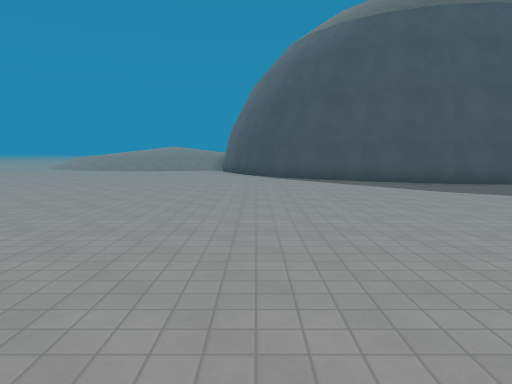
view 1 (above)

19 first-person views from a walk through a level from a Godot 3-D game. The camera is 1.5 m above the floor, tilts 6° down and sees 70° across. The floor is counted in squares, 2 m on a side. Each view is taken from the middle of a square. On the plan, view 1 faces up. The plan holds only what a view shows up to about 11 squares ahead; the rest is blank. The place goes on beyond the plan. Surface patterns are stand-ins for the level's own textures.

view 2
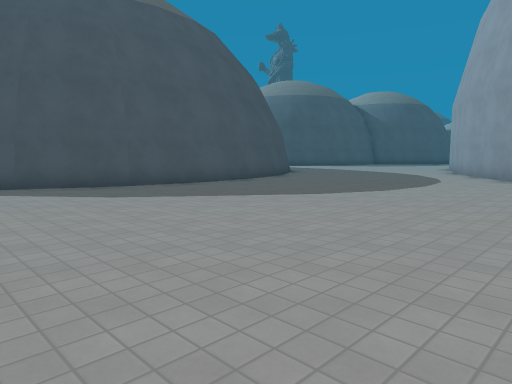

view 3
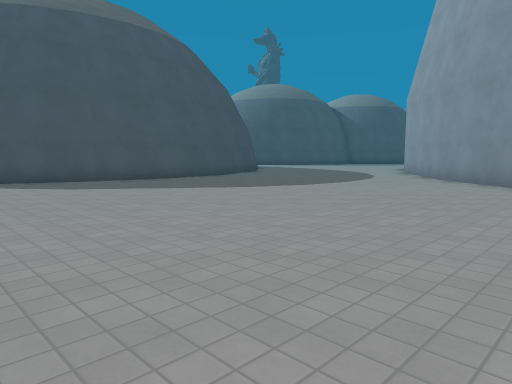

view 4
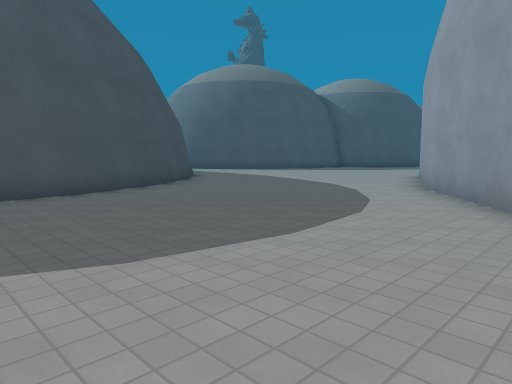

view 5
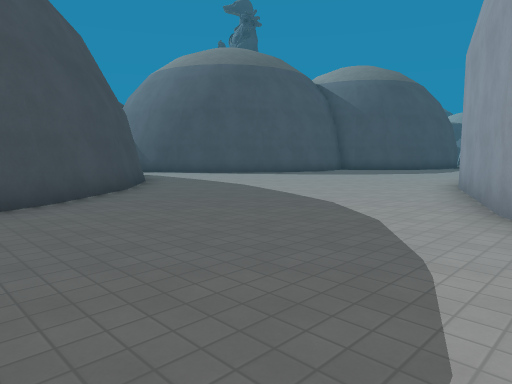

view 6
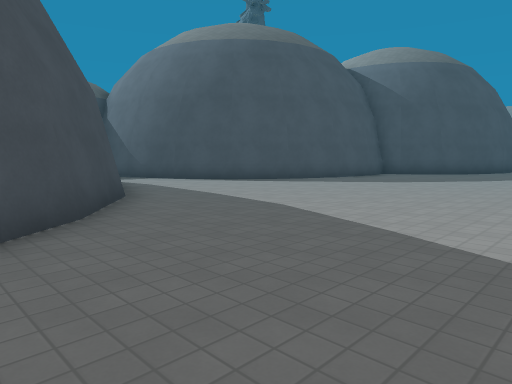

view 7
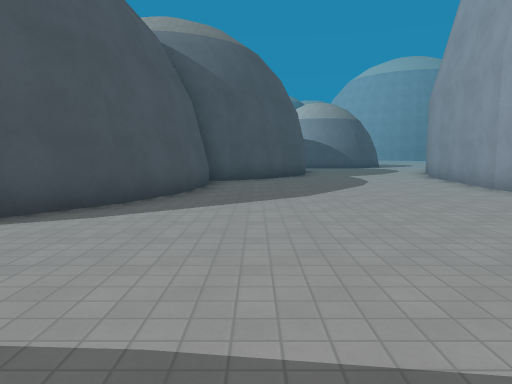

view 8
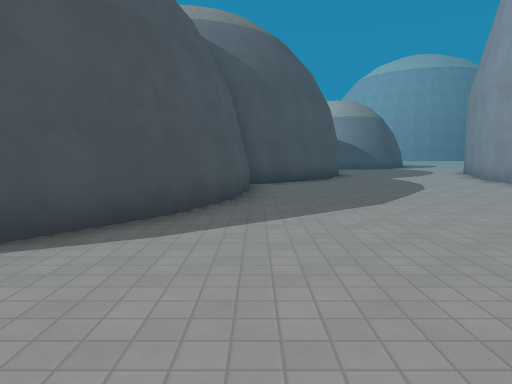

view 9
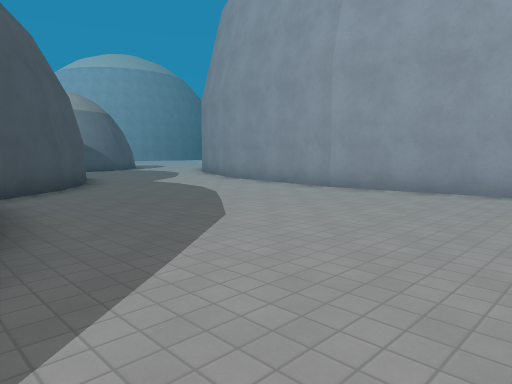

view 10
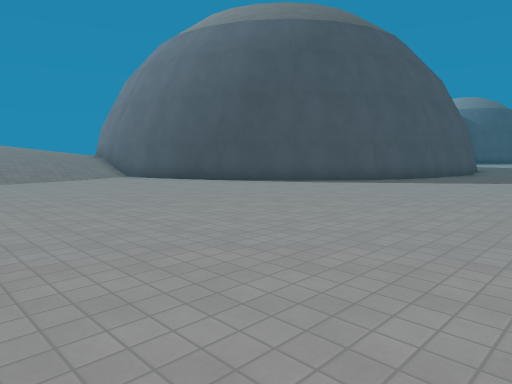

view 11
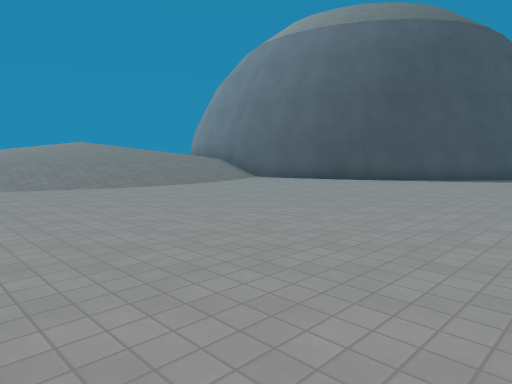

view 12
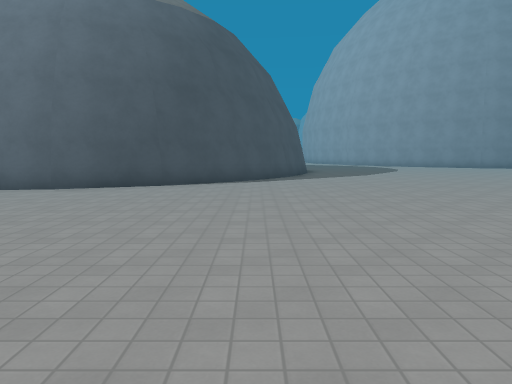

view 13
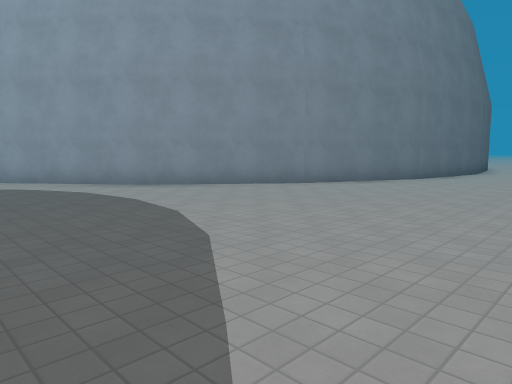

view 14
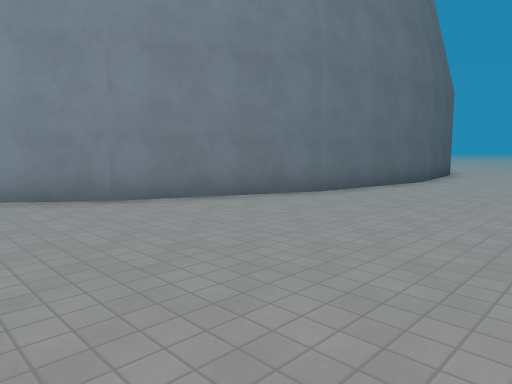

view 15
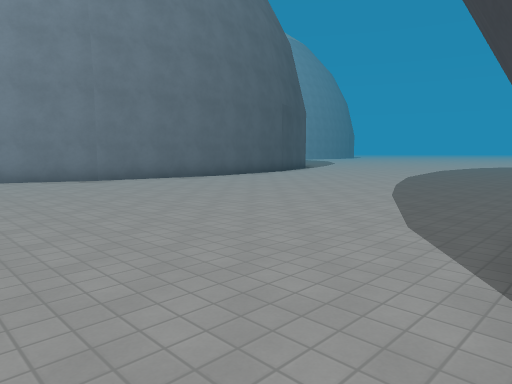

view 16
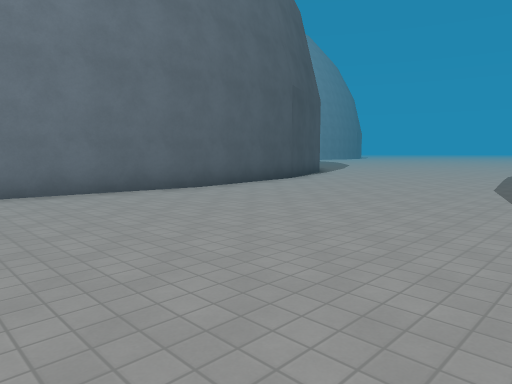

view 17
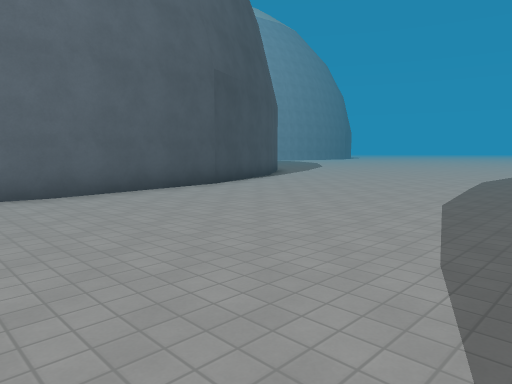

view 18
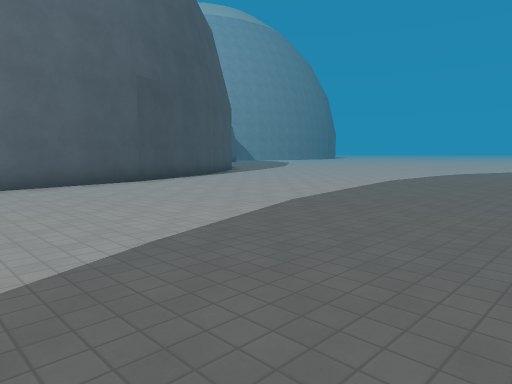

view 19
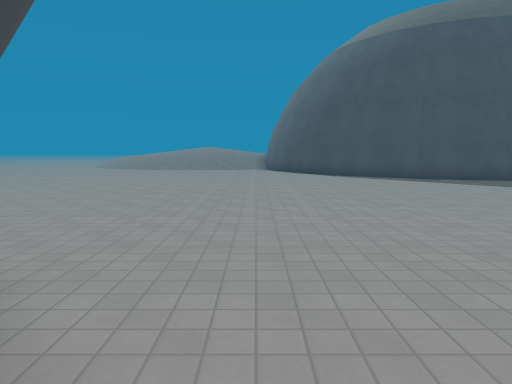

### Floor plan
Points are (right, up) in squares from view 1. A wall is a line through its corners. A room is listed if a view was taken in it or the views show most of it. See-through windows are left out.
Room 1 (views 1, 2, 3, 4, 5, 6, 7, 8, 9, 10, 11, 12, 13, 14, 15, 16, 17, 18, 19)
walls: (3, 10) (1.1, 11.4) (-0.4, 13.3); (5.1, 9.1) (2.8, 10); (-0.3, 13.2) (-1.3, 15.4); (7.2, 8.8) (4.9, 9.1); (8.2, -4.1) (9.7, -0.4); (9.7, -0.5) (12.1, 2.7); (9.5, 9.2) (7.1, 8.9); (7.7, -8) (8.2, -4); (12, 2.6) (15.2, 5); (11.5, 10) (9.5, 9.1); (8.2, -11.9) (7.7, -7.9); (15.1, 5) (18.8, 6.5); (13.4, 11.4) (11.7, 10.1); (9, -13.6) (8.2, -11.7); (14.6, 12.9) (13.3, 11.3); (19.3, 6.6) (22.7, 7); (19.1, 15) (18.8, 15.5); (22.5, 7) (26.5, 6.5) (27, 6.3); (20.6, 14) (19.1, 15.2); (22.1, 13.3) (20.4, 14.1); (23.8, 13.2) (22, 13.4); (25.2, 12.7) (24.9, 13.4); (26.1, 11.5) (25.1, 12.8); (27.1, 10.7) (26, 11.6)

Where each view was taken, in squares from view 1:
view 1: 0 up, 0 right, facing up
view 2: 1 up, 1 right, facing up-right
view 3: 1 down, 1 right, facing up-right
view 4: 2 up, 7 right, facing up-right
view 5: 4 up, 10 right, facing up-right
view 6: 7 up, 12 right, facing up-right
view 7: 12 up, 15 right, facing right
view 8: 13 up, 16 right, facing right
view 9: 14 up, 18 right, facing down-right
view 10: 5 up, 7 left, facing up-right
view 11: 8 up, 10 left, facing up-right
view 12: 11 up, 9 left, facing right
view 13: 7 up, 4 right, facing down-right
view 14: 2 up, 4 right, facing down-right
view 15: 0 up, 2 left, facing down-right
view 16: 3 down, 1 right, facing down-right
view 17: 6 down, 1 right, facing down-right
view 18: 7 down, 1 left, facing down-right
view 19: 1 down, 2 left, facing up
